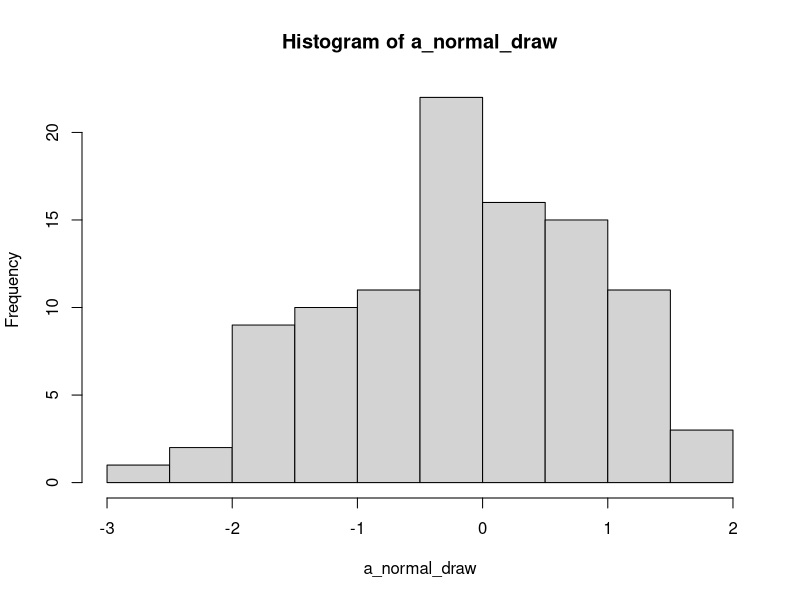

The R script that drew this image:
## ---- chunk 1
knitr::opts_chunk$set(echo = TRUE)
## ---- chunk 2
class(ToothGrowth) # class of the object ToothGrowth
str(ToothGrowth) # class of each element of ToothGrowth
class(ToothGrowth$supp) # class of a specific element of ToothGrowth
## ---- chunk 3

## ---- chunk 4
summary(ToothGrowth)
## ---- chunk 5
head(ToothGrowth)
## ---- chunk 6
dim(ToothGrowth) # shows the dimensions of matrices and data frames
ncol(ToothGrowth) # number of columns
colnames(ToothGrowth) # column (variable) names
length(ToothGrowth$len) # shows the length of vectors
## ---- chunk 7
a_vector <- c("string1", "string2", "string3") # combine these strings into a vector
another_vector <- c("string4", "string5", "string6") # idem
both_vectors <- c(a_vector, another_vector) # combine both vectors
class(both_vectors); both_vectors
## ---- chunk 8
some_numbers <- head(ToothGrowth$len)
sum(some_numbers) # Sum the values of a numeric vector
sqrt(some_numbers) # square root of each value
sum(some_numbers)/length(some_numbers) # compute the mean "manually"
mean(some_numbers) # compute the mean using a specific function
median(some_numbers)
sd(some_numbers) # compute the standard deviation
min(some_numbers) # find the minimum
## ---- chunk 9
vector_mutiplication <- ToothGrowth$len * ToothGrowth$dose
ToothGrowth$new_column <- vector_mutiplication # add as a column
ToothGrowth[['new_column']] <- vector_mutiplication # equivalent
summary(ToothGrowth) 
## ---- chunk 10
my_data_frame <- ToothGrowth # we just copy the df not to overwrite it
my_data_frame$len <- my_data_frame$len*1000
my_data_frame$dose <- my_data_frame$dose*1000
my_data_frame$new_column <- my_data_frame$new_column*1000
## ---- chunk 11
for (i in c('len', 'dose', 'new_column')) { # define what to iterate on
  my_data_frame[[i]] <- my_data_frame[[i]]*1000
}
summary(my_data_frame)
## ---- chunk 12
slice_area <- (pi*(14/2)^2)/4
slice_area_formatted <- round(slice_area, 2)
paste('The slice of a 14 inches pizza cut in 8 will have a surface of', slice_area_formatted, "square inches.")
## ---- chunk 13
paste('The slice of a 14 inches pizza cut in 8 will have a surface of', round((pi*(14/2)^2)/4, 2), "square inches.")
## ---- chunk 14
a_vector_of_values <- runif(n = 10, min = 0, max = 100)
a_vector_of_values
sort(a_vector_of_values)
## ---- chunk 15
a_normal_draw <- rnorm(n = 100, mean = 0, sd = 1)
head(a_normal_draw)
hist(a_normal_draw)
## ---- chunk 16

